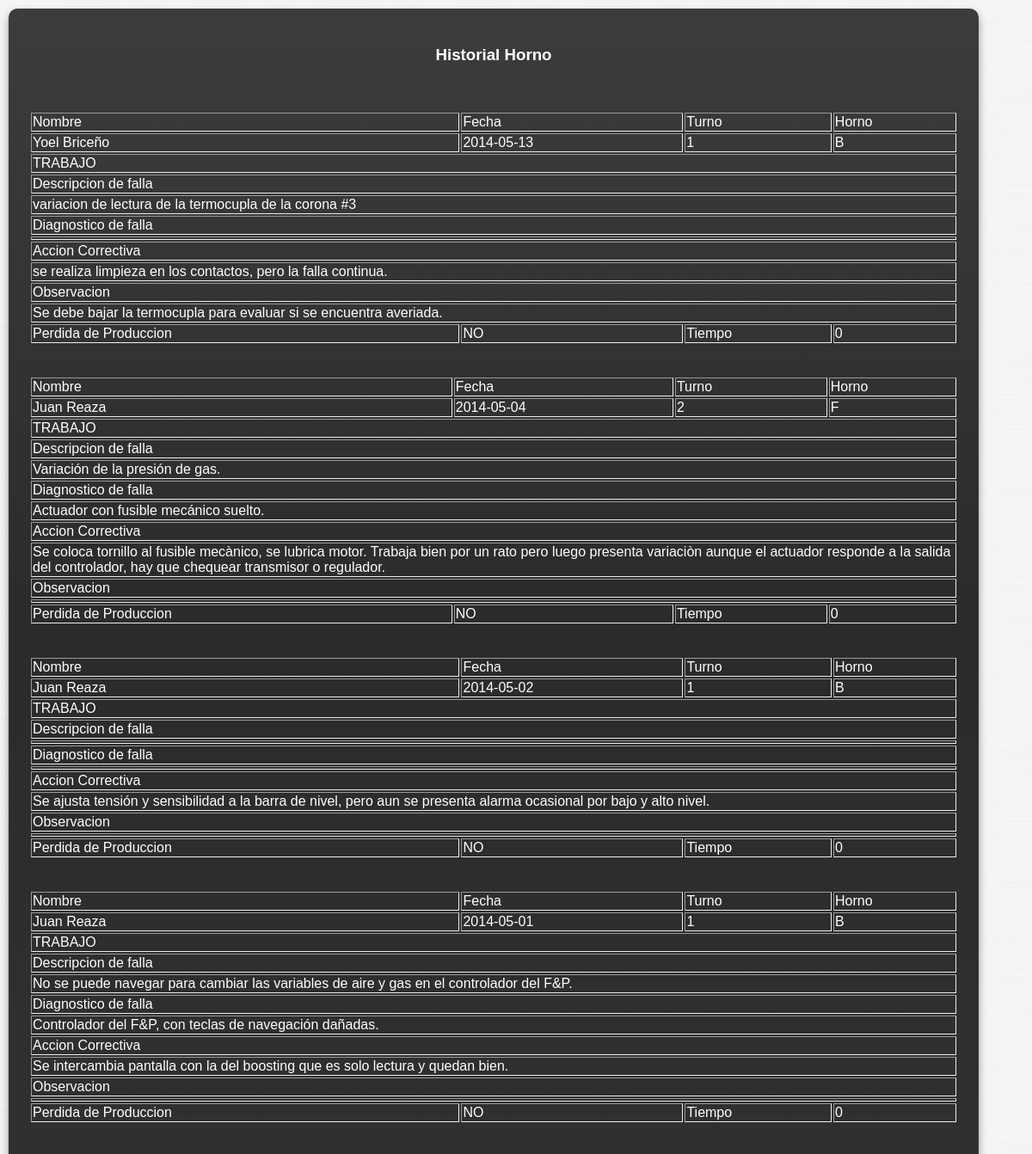
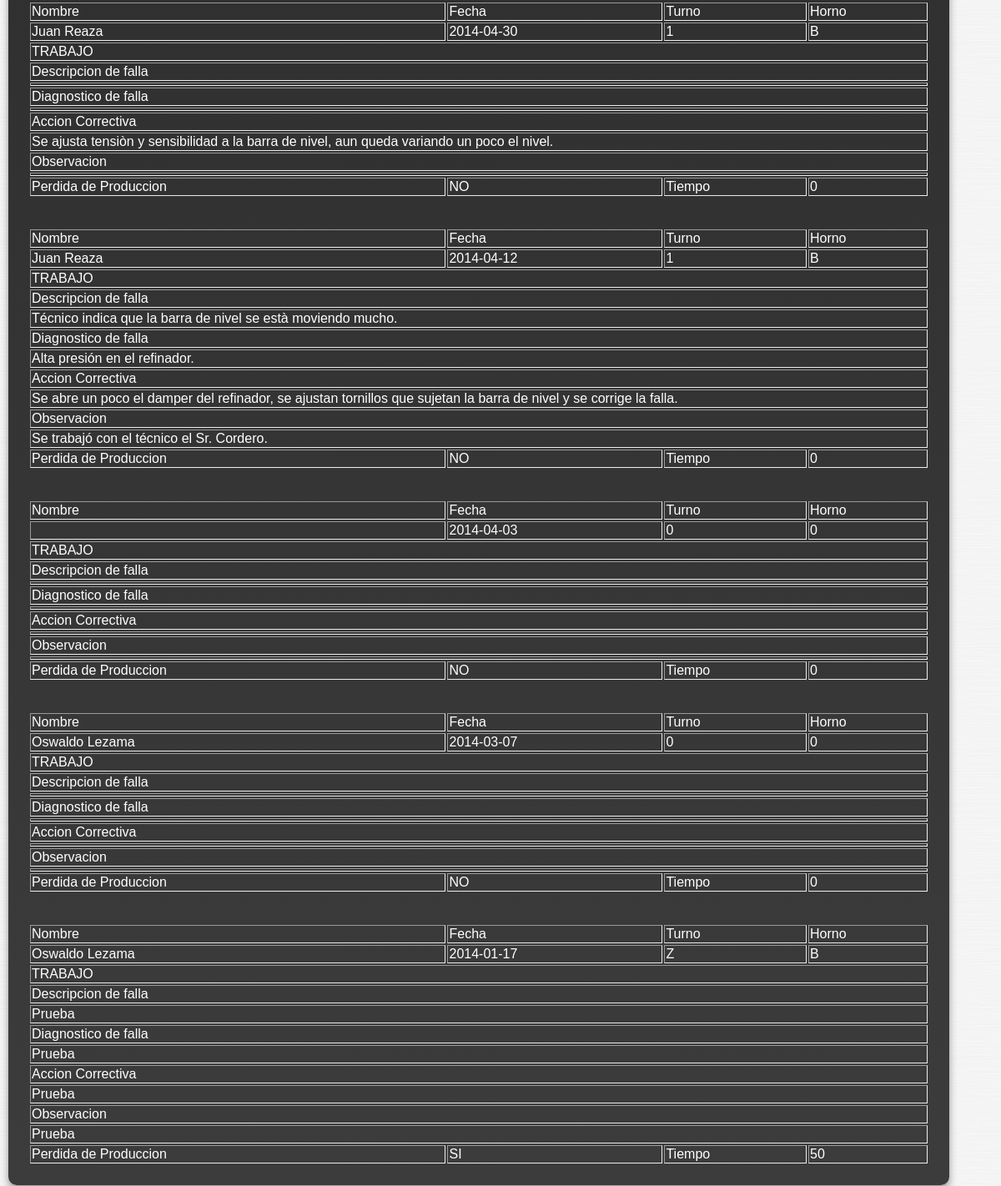
The app's page /mostrar_horno.php (signed in) with its own data (2 pictures, top to bottom).
### tables this page shows
CREATE TABLE IF NOT EXISTS `horno` (
  `id_fhorno` int(11) NOT NULL AUTO_INCREMENT,
  `fecha` date NOT NULL,
  `turno` char(1) NOT NULL,
  `ficha` int(11) NOT NULL,
  `horno` char(1) NOT NULL,
  `perdida_pro` tinyint(1) NOT NULL,
  `descripcion_falla` text NOT NULL,
  `diagnostico_falla` text NOT NULL,
  `accion_correctiva` text NOT NULL,
  `observacion` text NOT NULL,
  `tiempo_perdido` int(11) DEFAULT '0',
  PRIMARY KEY (`id_fhorno`)
);

CREATE TABLE IF NOT EXISTS `usuario` (
  `id_usuario` int(11) NOT NULL AUTO_INCREMENT,
  `Nombre` varchar(50) NOT NULL,
  `Apellido` varchar(50) NOT NULL,
  `num_ficha` int(11) NOT NULL,
  `Cargo` varchar(50) NOT NULL,
  `Grupo` varchar(50) NOT NULL,
  `pass` varchar(20) NOT NULL,
  PRIMARY KEY (`id_usuario`)
);

### mostrar_horno.php (the view, shortened to what this page needs)
<?php
	if (isset ($_SESSION["ficha"]))
	{
		require_once ("nombre.php");
	$consulta="SELECT * FROM horno order by id_fhorno Desc";
	$comprobar = mysqli_query($con, $consulta) or die ("Error en $consulta <br> MySQL dice: ".mysqli_error());
?>
<!DOCTYPE html >
<html>
<head>
<link href="styles/kendo.common.min.css" rel="stylesheet" />
<link href="styles/kendo.metro.min.css" rel="stylesheet" />
<link href="styles/formularios.css" rel="stylesheet" />
<link href="estilo.css" rel="stylesheet" />
</head>
<body>
	<div id="cuerpo">
		<div id="contenido">
		<h3 align="center">Historial Horno</h3>
           	<br />
			<?php while ($comp = mysqli_fetch_array($comprobar) ){ ?>
        	<table id="Resultados" border="1" align="center">
                <tbody>
                    <tr>
						<td>Nombre</td>
						<td>Fecha</td>
						<td>Turno</td>
						<td>Horno</td>
					</tr>
					<tr>
					<td><?php $consulta2 = "SELECT * FROM `usuario` WHERE num_ficha = '".$comp["ficha"]."'";
											$comprobar2 = mysqli_query($con, $consulta2) or die ("Error en $consulta2 <br> MySQL dice: ".mysqli_error());
											$comp2 = mysqli_fetch_array($comprobar2);
											$Nombre = $comp2["Nombre"];
											$Apellido = $comp2["Apellido"];?>
											<?php echo $Nombre ?> <?php echo $Apellido ?></td>
						<td><?php echo $comp["fecha"] ?></td>
						<td><?php echo $comp["turno"] ?></td>
						<td><?php echo $comp["horno"] ?></td>
					</tr>
					<tr>
					<td colspan="4"> TRABAJO</td>
					</tr>
					<tr>
					<td colspan ="4">Descripcion de falla</td>
					</tr>
					<tr>
					<td colspan ="4"><?php echo $comp["descripcion_falla"] ?></td>
					</tr>
					<tr>
					<td colspan ="4">Diagnostico de falla</td>
					</tr>
					<tr>
					<td colspan ="4"><?php echo $comp["diagnostico_falla"] ?></td>
					</tr>
					<tr>
					<td colspan ="4">Accion Correctiva</td>
					</tr>
					<tr>
					<td colspan ="4"><?php echo $comp["accion_correctiva"] ?></td>
					</tr>
					<tr>
					<td colspan ="4">Observacion</td>
					</tr>
					<tr>
					<td colspan ="4"><?php echo $comp["observacion"] ?></td>
					</tr>
					<tr>
					<td>Perdida de Produccion</td>
					<td><?php if ($comp["perdida_pro"]== 0) {
						echo "NO";
						}
						else{
						echo "SI";
						}?></td>
					<td>Tiempo</td>
					<td><?php echo $comp["tiempo_perdido"] ?></td>
					</tr>
					<br/>
					<br/>
					<?php } ?>
                </tbody>
			</table>
        </div>
    </div>
</body>
</html>
<?php
}else{
		echo "<script type='text/javascript'>
		alert('Usted no esta logueado');
		window.location='logeo.html';
	</script>";
}
?>

### estilo.css (style rules this page uses)
body { font-family: "Helvetica Neue Narrow", Arial, Helvetica, sans-serif; color: #fff; margin: 0px; background-image:url('img/brushed-metal.png'); }
#cuerpo { display: block; width: 100%; padding: 0px; background-image:url('img/brushed-metal.png'); }
#contenido { display: block; float: left; width: 90%; padding: 2%; min-width: 200px; background: -webkit-gradient( linear, left bottom, left top, color-stop(0, rgb(60,60,60)), color-stop(0.74, rgb(43,43,43)), color-stop(1, rgb(60,60,60)) ); background: -moz-linear-gradient( center bottom, rgb(60,60,60) 0%, rgb(43,43,43) 74%, rgb(60,60,60) 100% ); -moz-border-radius: 10px; -webkit-border-radius: 10px; border-radius: 10px; margin: 10px; -moz-box-shadow: rgb(150,150,150) 0px 5px 10px ; -webkit-box-shadow: rgb(150,150,150) 0px 5px 10px ; box-shadow: rgb(150,150,150) 0px 5px 10px ; }
h1, h2, h3 { padding-bottom: 0px; margin-bottom: 0px; text-align:center; }
table { width:100%; border: 0px; }

### records on screen
horno: usuario.Nombre "Yoel", usuario.Apellido "Briceño", fecha "2014-05-13", turno "1", horno "B", descripcion_falla "variacion de lectura de la termocupla de la corona #3", accion_correctiva "se realiza limpieza en los contactos, pero la falla continua.", observacion "Se debe bajar la termocupla para evaluar si se encuentra averiada.", perdida_pro "NO", tiempo_perdido "0"
horno: usuario.Nombre "Juan", usuario.Apellido "Reaza", fecha "2014-05-04", turno "2", horno "F", descripcion_falla "Variación de la presión de gas.", diagnostico_falla "Actuador con fusible mecánico suelto.", accion_correctiva "Se coloca tornillo al fusible mecànico, se lubrica motor. Trabaja bien por un rato pero luego presenta variaciòn aunque el actuador responde a la salida del controlador, hay que chequear transmisor o regulador.", perdida_pro "NO", tiempo_perdido "0"
horno: usuario.Nombre "Juan", usuario.Apellido "Reaza", fecha "2014-05-02", turno "1", horno "B", accion_correctiva "Se ajusta tensión y sensibilidad a la barra de nivel, pero aun se presenta alarma ocasional por bajo y alto nivel.", perdida_pro "NO", tiempo_perdido "0"
horno: usuario.Nombre "Juan", usuario.Apellido "Reaza", fecha "2014-05-01", turno "1", horno "B", descripcion_falla "No se puede navegar para cambiar las variables de aire y gas en el controlador del F&P.", diagnostico_falla "Controlador del F&P, con teclas de navegación dañadas.", accion_correctiva "Se intercambia pantalla con la del boosting que es solo lectura y quedan bien.", perdida_pro "NO", tiempo_perdido "0"
horno: usuario.Nombre "Juan", usuario.Apellido "Reaza", fecha "2014-04-30", turno "1", horno "B", accion_correctiva "Se ajusta tensiòn y sensibilidad a la barra de nivel, aun queda variando un poco el nivel.", perdida_pro "NO", tiempo_perdido "0"
horno: usuario.Nombre "Juan", usuario.Apellido "Reaza", fecha "2014-04-12", turno "1", horno "B", descripcion_falla "Técnico indica que la barra de nivel se està moviendo mucho.", diagnostico_falla "Alta presión en el refinador.", accion_correctiva "Se abre un poco el damper del refinador, se ajustan tornillos que sujetan la barra de nivel y se corrige la falla.", observacion "Se trabajó con el técnico el Sr. Cordero.", perdida_pro "NO", tiempo_perdido "0"
horno: fecha "2014-04-03", turno "0", horno "0", perdida_pro "NO", tiempo_perdido "0"
horno: usuario.Nombre "Oswaldo", usuario.Apellido "Lezama", fecha "2014-03-07", turno "0", horno "0", perdida_pro "NO", tiempo_perdido "0"
horno: usuario.Nombre "Oswaldo", usuario.Apellido "Lezama", fecha "2014-01-17", turno "Z", horno "B", descripcion_falla "Prueba", diagnostico_falla "Prueba", accion_correctiva "Prueba", observacion "Prueba", perdida_pro "SI", tiempo_perdido "50"
